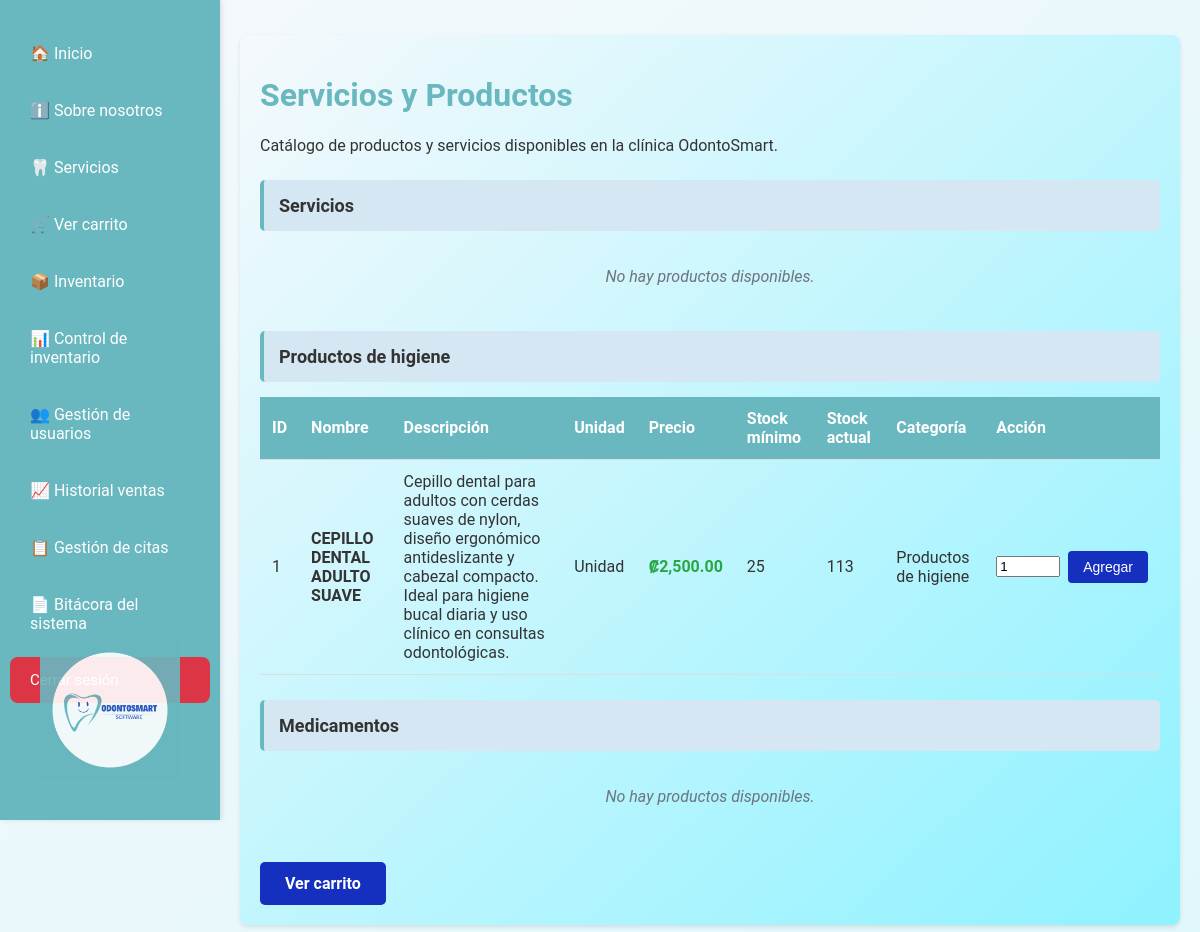
The page /modulos/ventas/servicios.php (signed in) on the database its author committed.
### tables this page shows
CREATE TABLE `productos` (
  `id_producto` int NOT NULL,
  `nombre` varchar(150) NOT NULL,
  `descripcion` text,
  `unidad` varchar(100) DEFAULT NULL,
  `id_categoria` int DEFAULT NULL,
  `precio` decimal(10,2) NOT NULL,
  `costo_unidad` decimal(10,2) DEFAULT NULL,
  `stock_total` int NOT NULL,
  `stock_minimo` int DEFAULT '0',
  `fecha_creacion` datetime DEFAULT CURRENT_TIMESTAMP,
  `actualizado_en` timestamp NULL DEFAULT CURRENT_TIMESTAMP ON UPDATE CURRENT_TIMESTAMP,
  `fecha_caducidad` date DEFAULT NULL,
  `estado` enum('activo','inactivo') DEFAULT 'activo',
  `descuento` decimal(5,2) DEFAULT '0.00'
);

CREATE TABLE `categoria_productos` (
  `id_categoria` int NOT NULL,
  `nombre` varchar(100) NOT NULL,
  `descripcion` text
);

### modulos/ventas/servicios.php (the view, shortened to what this page needs)
<?php
require '../../config/conexion.php';
function mostrarCategoria(mysqli $conn, string $categoriaNombre): void
{
    echo "<div class='categoria-titulo'>{$categoriaNombre}</div>";
    $sql = "
        SELECT
            p.id_producto,
            p.nombre,
            p.descripcion,
            p.unidad,
            p.precio,
            p.stock_total,
            p.stock_minimo,
            c.nombre AS categoria
        FROM productos p
        INNER JOIN categoria_productos c
            ON p.id_categoria = c.id_categoria
        WHERE c.nombre = ?
    ";
    $stmt = $conn->prepare($sql);
    $stmt->bind_param("s", $categoriaNombre);
    $stmt->execute();
    $result = $stmt->get_result();
    if ($result->num_rows === 0) {
        echo "<p class='sin-productos'>No hay productos disponibles.</p>";
        return;
    }
    echo "
        <table>
            <thead>
                <tr>
                    <th>ID</th>
                    <th>Nombre</th>
                    <th>Descripción</th>
                    <th>Unidad</th>
                    <th>Precio</th>
                    <th>Stock mínimo</th>
                    <th>Stock actual</th>
                    <th>Categoría</th>
                    <th>Acción</th>
                </tr>
            </thead>
            <tbody>
    ";
    while ($row = $result->fetch_assoc()) {
        echo "
            <tr>
                <td>{$row['id_producto']}</td>
                <td><strong>{$row['nombre']}</strong></td>
                <td>{$row['descripcion']}</td>
                <td>{$row['unidad']}</td>
                <td class='precio'>₡" . number_format($row['precio'], 2) . "</td>
                <td>{$row['stock_minimo']}</td>
                <td>{$row['stock_total']}</td>
                <td>{$row['categoria']}</td>
                <td>
                    <form action='agregar_carrito.php' method='POST' class='form-agregar'>
                        <input type='hidden' name='id_producto' value='{$row['id_producto']}'>
                        <input
                            type='number'
                            name='cantidad'
                            value='1'
                            min='1'
                            max='{$row['stock_total']}'
                            required
                        >
                        <button type='submit' class='agregar-btn'>Agregar</button>
                    </form>
                </td>
            </tr>
        ";
    }
    echo "</tbody></table>";
}
?>
<!DOCTYPE html>
<html lang="es">
<head>
    <link rel="stylesheet" href="../../assets/css/sidebar.css">
    <link rel="stylesheet" href="../../assets/css/servicios.css">
</head>
<body>
<?php include '../../views/sidebar.php'; ?>
<div class="content">
    <div class="seccion">
        <h1 style="color:#69B7BF;" >Servicios y Productos</h1>
        <p>
            Catálogo de productos y servicios disponibles en la clínica OdontoSmart.
        </p>
        <?php
        try {
            mostrarCategoria($conn, 'Servicios');
            mostrarCategoria($conn, 'Productos de higiene');
            mostrarCategoria($conn, 'Medicamentos');
        } catch (Throwable $e) {
            try {
                $conn->close();
                require '../../config/conexion.php';
                $id_usuario = $_SESSION['user']['id_usuario'] ?? null;
                $accion     = 'SERVICE_ERROR';
                $modulo     = 'servicios';
                $ip         = $_SERVER['REMOTE_ADDR'] ?? 'UNKNOWN';
                $ua         = $_SERVER['HTTP_USER_AGENT'] ?? 'UNKNOWN';
                $detalle    = $e->getMessage();
                $log = $conn->prepare(
                    "CALL SP_USUARIO_BITACORA(?, ?, ?, ?, ?, ?)"
                );
                if ($log) {
                    $log->bind_param(
                        "isssss",
                        $id_usuario,
                        $accion,
                        $modulo,
                        $ip,
                        $ua,
                        $detalle
                    );
                    $log->execute();
                    $log->close();
                }
                $conn->close();
            } catch (Throwable $logError) {
                error_log($logError->getMessage());
            }
            echo "<p class='error-msg'>Error al cargar los servicios.</p>";
        }
        ?>
        <a href="carrito.php" class="btn-ver-carrito">
            Ver carrito
        </a>
    </div>
</div>
</body>
</html>

### assets/css/servicios.css (style rules this page uses)
body { font-family: 'Roboto', Arial, sans-serif; margin: 0; padding: 0; background: linear-gradient(to bottom right, #f5f9fc, #e0f7fa); color: #333; }
.content { margin-left: 220px; padding: 20px; }
.seccion { background: linear-gradient(to bottom right, #f5f9fc, #8ef2ff); padding: 20px; margin: 15px 0; border-radius: 8px; box-shadow: 0 2px 4px rgba(0,0,0,0.1); }
.categoria-titulo { background: #D5E7F2; padding: 15px; margin: 25px 0 10px; border-radius: 5px; font-size: 18px; font-weight: bold; border-left: 4px solid #69B7BF; }
table { width: 100%; border-collapse: collapse; margin: 15px 0; }
th, td { padding: 12px; text-align: left; border-bottom: 1px solid #ddd; }
th { background: #69B7BF; color: #fff; }
.precio { color: #28a745; font-weight: bold; }
.sin-productos { padding: 20px; text-align: center; color: #6c757d; font-style: italic; }
.form-agregar { display: flex; gap: 8px; align-items: center; }
.agregar-btn { background-color: #152FBF; color: #fff; border: none; padding: 8px 15px; border-radius: 4px; cursor: pointer; font-size: 14px; }
.btn-ver-carrito { background-color: #152FBF; color: #fff; border: none; padding: 12px 25px; border-radius: 5px; font-size: 16px; font-weight: bold; margin-top: 20px; display: inline-block; text-decoration: none; }

### rows shown on the page
productos: id_producto "1", nombre "CEPILLO DENTAL ADULTO SUAVE", descripcion "Cepillo dental para adultos con cerdas suaves de nylon, diseño ergonómico antideslizante y cabezal compacto. Ideal para higiene bucal diaria y uso clínico en consultas odontológicas.", unidad "Unidad", precio "2,500.00", stock_minimo "25", stock_total "113", id_categoria.nombre "Productos de higiene"

### other values the page prints
$categoriaNombre "Servicios Productos de higiene Medicamentos"
